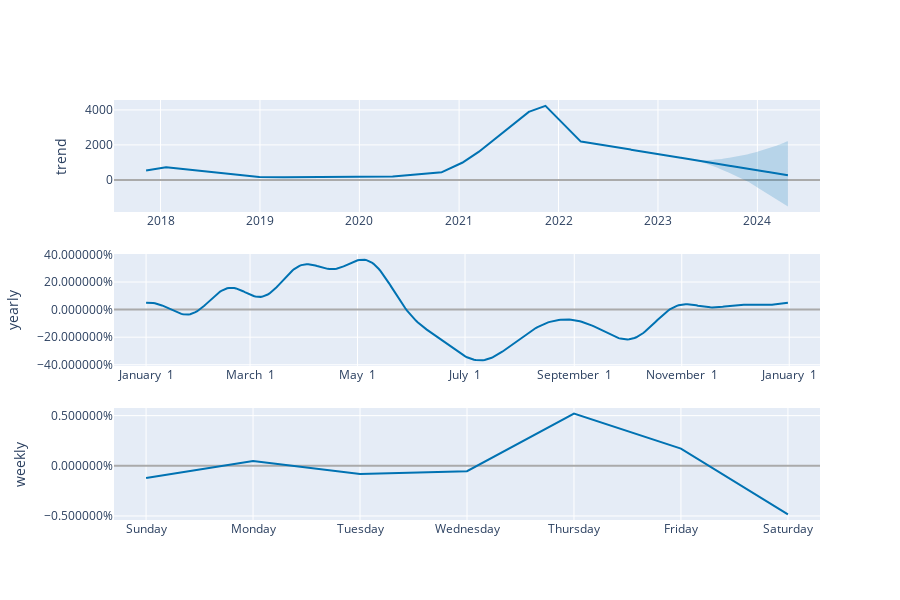

Here is the notebook cell this chart was saved with:
### Code cell
plot_components_plotly(m, forecast)

### Figure 1 — Plotly figure (JSON) as saved in the notebook; plotly's stock layout.template omitted (floating-point values rounded to 4 significant figures; data arrays with more than 128 entries replaced by an {"elided": "..."} marker saying what was removed)
{"data": [{"line": {"color": "#0072B2", "width": 2}, "mode": "lines", "name": "trend", "type": "scatter", "x": {"elided": "2357 str values"}, "xaxis": "x", "y": {"elided": "2357 float values"}, "yaxis": "y"}, {"line": {"color": "rgba(0, 114, 178, 0.2)", "width": 0}, "mode": "lines", "name": "trend_upper", "type": "scatter", "x": {"elided": "2357 str values"}, "xaxis": "x", "y": {"elided": "2357 float values"}, "yaxis": "y"}, {"fill": "tonexty", "fillcolor": "rgba(0, 114, 178, 0.2)", "line": {"color": "rgba(0, 114, 178, 0.2)", "width": 0}, "mode": "lines", "name": "trend_lower", "type": "scatter", "x": {"elided": "2357 str values"}, "xaxis": "x", "y": {"elided": "2357 float values"}, "yaxis": "y"}, {"line": {"color": "#0072B2", "width": 2}, "mode": "lines", "name": "yearly", "type": "scatter", "x": {"elided": "365 str values"}, "xaxis": "x2", "y": {"elided": "365 float values"}, "yaxis": "y2"}, {"line": {"color": "#0072B2", "width": 2}, "mode": "lines", "name": "weekly", "type": "scatter", "x": ["2017-01-01T00:00:00", "2017-01-02T00:00:00", "2017-01-03T00:00:00", "2017-01-04T00:00:00", "2017-01-05T00:00:00", "2017-01-06T00:00:00", "2017-01-07T00:00:00"], "xaxis": "x3", "y": [-0.001206, 0.0004816, -0.0008101, -0.0005341, 0.005203, 0.001711, -0.004845], "yaxis": "y3"}], "layout": {"height": 600, "showlegend": false, "width": 900, "xaxis": {"anchor": "y", "domain": [0, 1], "range": ["2017-07-14T04:48:00", "2024-08-17T19:12:00"], "type": "date"}, "xaxis2": {"anchor": "y2", "domain": [0, 1], "range": ["2016-12-13T18:54:02.958904115", "2018-01-18T11:04:57.863013581"], "tickformat": "%B %e", "type": "date"}, "xaxis3": {"anchor": "y3", "domain": [0, 1], "range": ["2016-12-31T16:48:00", "2017-01-07T07:12:00"], "tickformat": "%A", "type": "date"}, "yaxis": {"anchor": "x", "domain": [0.7333, 1], "rangemode": "normal", "title": {"text": "trend"}, "zerolinecolor": "#AAA"}, "yaxis2": {"anchor": "x2", "domain": [0.3667, 0.6333], "hoverformat": ".2%", "tickformat": "%", "title": {"text": "yearly"}, "zerolinecolor": "#AAA"}, "yaxis3": {"anchor": "x3", "domain": [0, 0.2667], "hoverformat": ".2%", "tickformat": "%", "title": {"text": "weekly"}, "zerolinecolor": "#AAA"}}}
